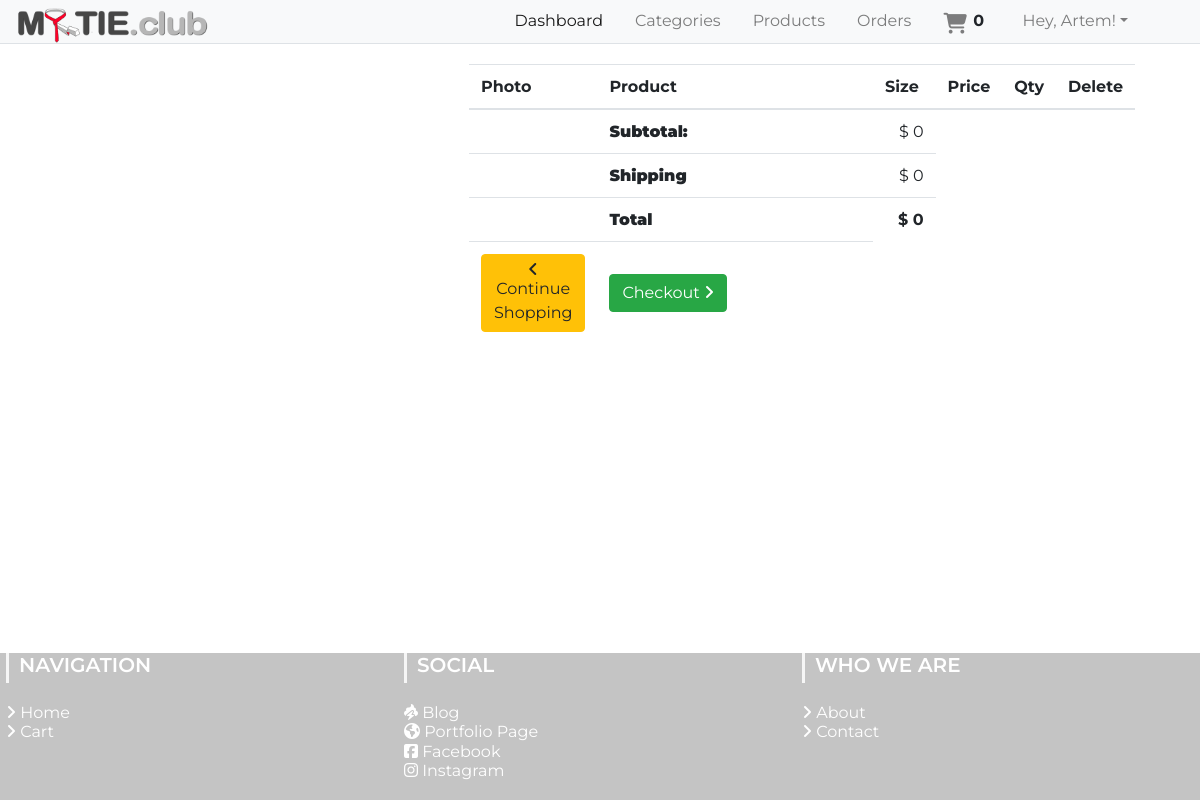
/cart/ (signed in), run on an earlier commit of the app's database.
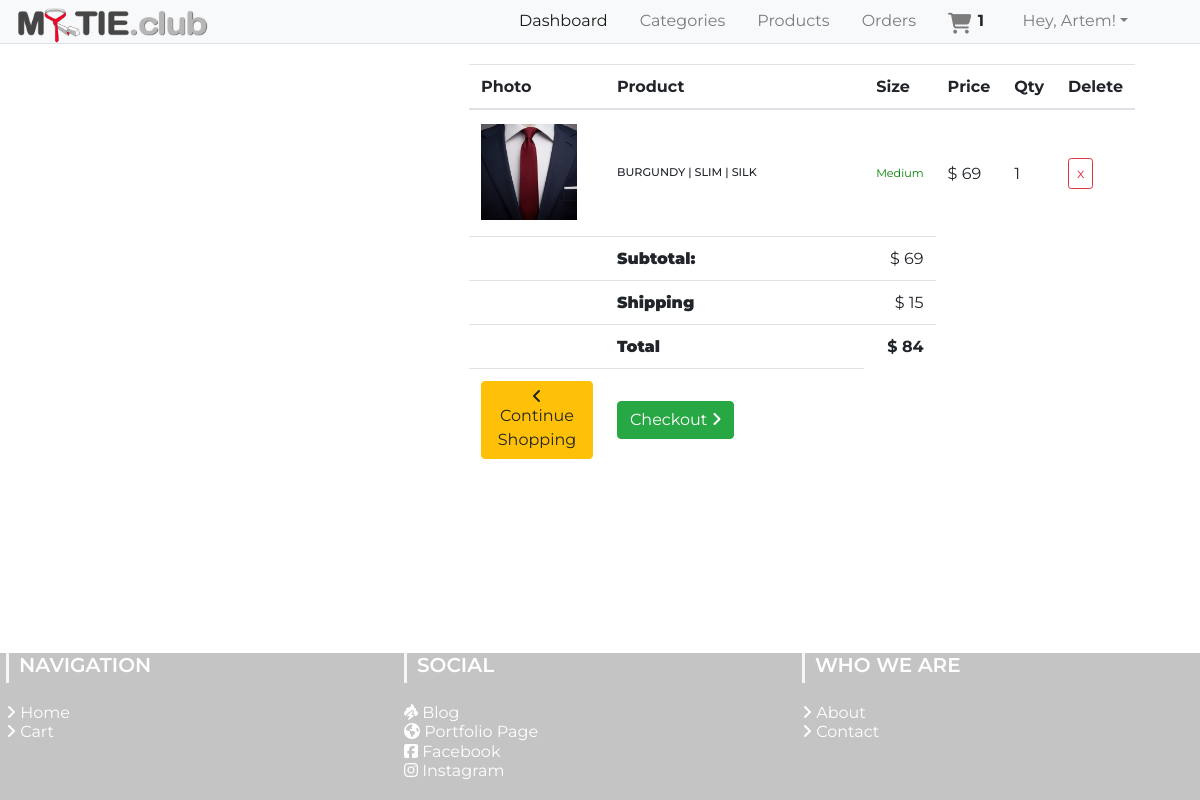
And on a later commit of the database.
### app/models.py (models this page shows, shortened)
class User(UserMixin, db.Model):
	__tablename__="user"
	id = db.Column(db.Integer, primary_key=True)
	firstname = db.Column(db.String(24), index=True)
	lastname = db.Column(db.String(24), index=True)
	email = db.Column(db.String(50), index=True, unique=True)
	password_hash = db.Column(db.String)
	phonenumber = db.Column(db.String(18), index=True, unique=True)
	is_admin = db.Column(db.Boolean, default = False)
	order = db.relationship("Order", backref='ordered_products')
	kart = db.relationship('Kart', uselist=False, backref='user_kart')
	shipping_info = db.relationship('ShippingInfo', backref='shipping',lazy='dynamic')

class Kart(db.Model):
	id = db.Column(db.Integer, primary_key=True)
	product_id = db.Column(db.Integer, db.ForeignKey('product.id'))
	product = db.relationship('Products', uselist=False)
	quantity = db.Column(db.Integer)
	subtotal = db.Column(db.Integer)
	user_id = db.Column(db.Integer, db.ForeignKey('user.id'))
	user = db.relationship('User', uselist=False, backref='user')

class Products(db.Model):
	__tablename__ = 'product'
	id = db.Column(db.Integer, primary_key=True)
	product_name = db.Column(db.String(100), index=True)
	product_price = db.Column(db.Integer, index=True)
	product_image = db.Column(db.String(120),index=True)
	product_description = db.Column(db.String(200), index=True)
	product_stock = db.Column(db.Integer, index = True)
	product_size = db.Column(db.String(5), index = True)
	categories_id = db.Column(db.Integer, db.ForeignKey('categories.id'))
	order = db.relationship('Order', secondary=association_table, backref='my_orders', lazy='dynamic')

### app/users/routes.py (the view)
@users.route('/cart/',methods = ["GET","POST"])
def cart():
	if current_user.is_anonymous:
		count = 0
		user = 0
		cartlist = []
	else:
		user = current_user.id
		count = Kart.query.filter_by(user_id=user).count()
		cartlist = Kart.query.filter_by(user_id=user).all()
	form = CartForm()
	price = ShippingPrice()
	items_subtotals = subtotals()
	if current_user.is_anonymous:
		flash('Please login ')
		return render_template('users/cart.html', count= count, cartlist= cartlist,
	title = "Cart", form = form, price=price, items_subtotals=items_subtotals)
	return render_template('users/cart.html', count= count, cartlist= cartlist,
	title = "Cart", form = form, price=price,items_subtotals=items_subtotals)

### app/models.py (called while the page is built)
@login_manager.user_loader
def load_user(id):
    return User.query.get(int(id))

### app/users/routes.py (called while the page is built)
def ShippingPrice():
	if current_user.is_authenticated:
		item_num = Kart.query.filter_by(user_id = current_user.id).count()
	else:
		item_num = Kart.query.filter_by(user_id = 0).count()
	shipping_price = 0
	if item_num >= 1:
		shipping_price = 15
	elif item_num >= 5:
		shipping_price = 25
	else:
		pass
	return shipping_price

def subtotals():
	if current_user.is_authenticated:
		get_products = Kart.query.filter_by(user_id = current_user.id).all()
	else:
		get_products = Kart.query.filter_by(user_id = 0).all()
	items_subtotal = 0
	for price in get_products:
		items_subtotal+=int(price.subtotal)
	return items_subtotal

### app/templates/users/cart.html (shortened to what this page needs)
{% extends "layout.html" %}
{% block body%}
	{% if current_user.is_authenticated %}
	<table id="cart" class="table table-hover table-condensed">
			<thead>
				<tr>
					<th style="width:10%">Photo</th>
					<th style="width:60%">Product</th>
					<th style="width:10%">Size</th>
					<th style="width:10%">Price</th>
					<th style="width:5%">Qty</th>
					<th style="width:5%">Delete</th>
				</tr>
			</thead>
			{% for items in cartlist %}
			<tbody>
				<tr>
					<td data-th="Photo">
						<img src="{{ items.product.product_image }}" class="item-img img-responsive" />
					</td>
					<td data-th="Product">
						<h6 class="nomargin ml-0">
								<p>{{ items.product.product_name }}</p>
						</h6>
					</td>
					<td data-th="Size">
						<span class="size">{{ items.product.product_size }}</span>
					</td>
					<td data-th="Price">
						<p>
							<span class="iso">$</span>
							<span class="item-total{{items.id}} item-total">{{items.subtotal}}</span>
						</p>
					</td>
					<td data-th="Qty">
							<span>{{items.quantity}}</span>
					</td>
					<td class="actions" data-th="Delete">
						<a href="{{ url_for('users.remove_item', id=items.id) }}" class=" btn btn-outline-danger btn-sm">x</a>
					</td>
				</tr>
			</tbody>
			{% endfor %}
			<tfoot>
				<tr class="visible-xs">
					<th colspan="1"><strong></strong></th>
					<th><strong>Subtotal:</strong></th>
					<td class="text-right">$ {{items_subtotals}}</td>
				</tr>
				<tr class="visible-xs">
					<th colspan="1"><strong></strong></th>
					<th><strong>Shipping</strong></th>
					<td class="text-right">$ {{ price }}</td>
				</tr>
				<tr class="visible-xs">
					<th colspan="1"><strong></strong></th>
					<th><strong>Total</strong></th>
					<td class="text-right"><strong>$ {{items_subtotals + price}}</strong></td>
				</tr>
				<tr>
					<td><a href="{{ url_for('home.homepage') }}" class="btn btn-warning"><i class="fa fa-angle-left"></i> Continue Shopping</a></td>
					<td><a href="#" class="btn btn-success" data-toggle="modal"
						data-target="#exampleModalCenter"> Checkout <i class="fa fa-angle-right"></i></a></td>
				</tr>
			</tfoot>
		</table>
	</div>
{% endif %}
{% endblock %}

### app/templates/layout.html (shortened to what this page needs)
<html>
    <head>
        <link rel="stylesheet" href="https://stackpath.bootstrapcdn.com/bootstrap/4.3.1/css/bootstrap.css">
        <link href="{{ url_for('static', filename='css/main.css') }}" rel="stylesheet">
    </head>
<body>
          <nav class="navbar navbar-expand-sm navbar-light bg-light border-bottom shadow-md fixed-top">
              <h1 class="brand_name">
                  <a class="navbar-brand" href="{{ url_for('home.homepage') }}"><img id="logo" src="{{url_for('static', filename='img/my-tie-logo-navbar-2.png')}}" alt="Home"></a>
              </h1>
              <div class="collapse navbar-collapse" id="navbarTogglerDemo03">
                  <ul class="navbar-nav ml-auto mr-5 mt-2 mt-lg-0">
                      {% if current_user.is_authenticated %}
                      {% if current_user.is_admin %}
                            <li class="nav-item ml-3">
                              <a class="nav-link active" href="{{ url_for('home.admin_dashboard') }}">Dashboard</a>
                            </li>
                            <li class="nav-item ml-3">
                              <a class="nav-link" href="{{ url_for('admin.list_categories') }}">Categories</a>
                            </li>
                            <li class="nav-item ml-3">
                              <a class="nav-link" href="{{ url_for('admin.list_products') }}">Products</a>
                            </li>
                            <li class="nav-item ml-3">
                              <a class="nav-link" href="{{ url_for('admin.list_orders') }}">Orders</a>
                            </li>
                            <li class="nav-item ml-3">
                              <a class="nav-link" href="{{ url_for('users.cart') }}"><i class="fas fa-shopping-cart"></i><span class="badge badge-light">{{ count }}</span></a>
                            </li>
                      {% else %}
                            <li class="nav-item ml-3">
                              <a class="nav-link" href="{{ url_for('users.cart') }}"><i class="fas fa-shopping-cart"></i><span class="badge badge-light">{{ count }}</span></a>
                            </li>
                      {% endif %}
                            <li class="nav-item dropdown ml-3">
                              <a class="nav-link dropdown-toggle" data-toggle="dropdown" href="#" role="button" aria-haspopup="true"
                                aria-expanded="false">
                                Hey, {{ current_user.firstname }}!</a>
                            </li>
                      {% endif %}
                  </ul>
              </div>
          </nav>
    <div class="container">
        {% block body %}
        {% endblock %}
    <section id="footer">
      <div class="container-fluid">
          <div class="row text-xs-center text-sm-left">
              <div class="col-xs-12 col-sm-4 col-md-4">
                  <h5>NAVIGATION</h5>
                  <ul class="list-unstyled quick-links">
                      <li><a href="{{ url_for('home.homepage') }}"><i class="fa fa-angle-right"></i> Home</a></li>
                      <li><a href="{{ url_for('users.cart') }}"><i class="fa fa-angle-right"></i> Cart</a></li>
                  </ul>
              </div>
              <div class="col-xs-12 col-sm-4 col-md-4">
                  <h5>SOCIAL</h5>
                  <ul class="list-unstyled quick-links">
                      <li><a href="http://www.chaze.net"><i class="fas fa-poo-storm"></i> Blog</a></li>
                      <li><a href="http://www.artem-yerep.com"><i class="fas fa-globe-americas"></i> Portfolio Page</a></li>
                      <li><a href="https://www.facebook.com/"><i class="fab fa-facebook-square"></i> Facebook</a></li>
                      <li><a href="https://www.instagram.com/"><i class="fab fa-instagram"></i> Instagram</a></li>
                  </ul>
              </div>
              <div class="col-xs-12 col-sm-4 col-md-4">
                  <h5>WHO WE ARE</h5>
                  <ul class="list-unstyled quick-links">
                      <li><a href="{{ url_for('home.about') }}"><i class="fa fa-angle-right"></i> About</a></li>
                      <li><a href="{{ url_for('home.contact') }}"><i class="fa fa-angle-right"></i> Contact</a></li>
                  </ul>
              </div>
          </div>
      </div>
    </section>
</body>
</html>

### app/static/css/main.css (style rules this page uses)
* { padding: 0; margin: 0; }
html { position: relative; min-height: 100%; }
body { font-family: 'Montserrat', sans-serif; margin-bottom: 12em ; margin-top: 4em; }
#logo { max-height: 35px; }
.navbar { padding-bottom: 0px; max-width: 100%; }
.navbar-brand { padding: 0px; }
.navbar-collapse { padding-bottom: 8px; }
.fa-shopping-cart { font-size: 1.3em; }
a.nav-link { padding: 0; }
.badge { font-size: 1em; vertical-align: 0.3em; }
.row { margin-left: auto; margin-right: auto; margin-bottom: 20px; }
.row:after { content: ""; display: table; clear: both; }
#footer { position: absolute; bottom: 0; width: 100%; opacity: .5; background-color: rgb(138, 138, 138); line-height: 1.2em; }
#footer h5 { padding-left: 10px; font-weight: 600; border-left: 3px solid #eeeeee; padding-bottom: 6px; margin-bottom: 20px; color:#ffffff; }
#footer ul.social li a, #footer ul.quick-links li a { color:#ffffff; }
#footer ul.quick-links li { padding: 0 0; -webkit-transition: .5s all ease; -moz-transition: .5s all ease; transition: .5s all ease; }
p,h1, h3, input, ul, h6 ,h5 { margin: 0; padding:0 0; }
ul { list-style-type: none; }
.actions { margin-left:auto; margin-right:30px; margin-top: -50px; }
#cart { margin-left: 10px; max-width: 100%; width: 60%; margin-bottom: 2em; }
@media screen and (max-width: 1280px) { .row { margin-left: -24px; } }
@media screen and (max-width: 1280px) { .nomargin > p { word-wrap: break-word; } }
@media screen and (max-width: 1280px) { .actions { margin-left:auto; margin-right:30px; margin-top: -50px; } }
@media screen and (max-width: 1280px) { #cart { display:table; margin-left: auto; margin-right: 20px; width: 60%; padding: 8px; } }
.table>tbody>tr>td, .table>tfoot>tr>td { vertical-align: middle; }
.item-img { width:7em; display:inline; padding-right:1em; margin-top: 2px; margin-bottom: 4px; }
.item-img, .item-name { display: inline-block; }
span.size { color:green; font-size: .7em; }
.nomargin { font-size: .7em; text-transform: capitalize; }
.nomargin > p { word-wrap: break-word; }
@media (min-width: 576px) { .navbar-expand-sm { flex-flow: wrap; justify-content: flex-start; } }

What changed in the data, as far as the page shows it:
added Kart: product.product_name "BURGUNDY | SLIM | SILK", product.product_size "Medium", subtotal "69", quantity "1"
Also different on the page:
{{ count }}: "0" → "1"
{{ items_subtotals }}: "0" → "69"
{{ price }}: "0" → "15"
{{ items_subtotals + price }}: "0" → "84"
